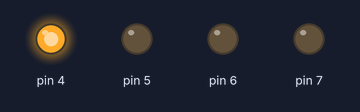
A sketch run on a simulated Arduino Uno, built with avr-gcc and run on an emulated ATmega328P. Parts: output pins drawn as LEDs (lit = HIGH).

Above: at 0.2 s.
At 1.2 s:
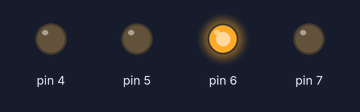
At 1.7 s:
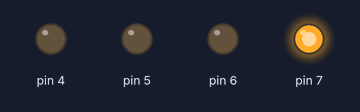
At 2.2 s:
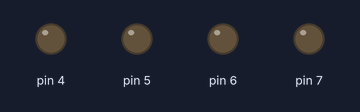
At 4.7 s:
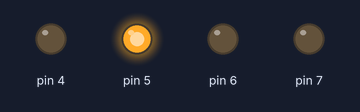
Timing chart, 0 to 5.2 s (numbered marks = the images above):
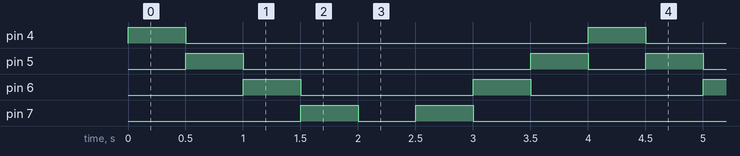

Measured:
- by itself, pin 4: alternates HIGH for 0.50 s and LOW for 3.5 s
- by itself, pin 5: repeats every 4.0 s: LOW 2.5 s, HIGH 0.50 s, LOW 0.50 s, HIGH 0.50 s
- by itself, pin 6: alternates HIGH for 0.50 s and LOW for 1.5 s
- by itself, pin 7: repeats every 4.0 s: LOW 0.50 s, HIGH 0.50 s, LOW 2.5 s, HIGH 0.50 s

The sketch:

Secuencia_de_led_con_bucle_for.ino
```cpp
// Designed by: Juan Rodrigo Guzman Martinez

int tiempo=500; // Declaramos una variable donde se almacenara el tiempo de retardo

void setup() {
for(int pinLed=4; pinLed <8; pinLed++){ // Pines donde se conctaran los LEDS que son del 4 al 8
pinMode(pinLed, OUTPUT); // Declaramos los LEDS como una salida
}
}

void loop() {
for(int pinLed=4;  pinLed <8; pinLed++){ // Bucle de incremento de la secuencia por los pines 4 a 8
digitalWrite(pinLed, HIGH); // Se enciende el LED
delay(tiempo); // Le damos un retardo la cual se encuentra en la variable tiempo
digitalWrite(pinLed, LOW); // Se apaga el LED
}

for(int pinLed =8;  pinLed >4; pinLed--){ // Bucle de decremento de la secuencia por los pines 8 a 4
digitalWrite(pinLed, HIGH); // Se enciende el LED
delay(tiempo); // Le damos un retardo la cual se encuentra en la variable tiempo
digitalWrite(pinLed, LOW); // Se apaga el LED
}

}
```
